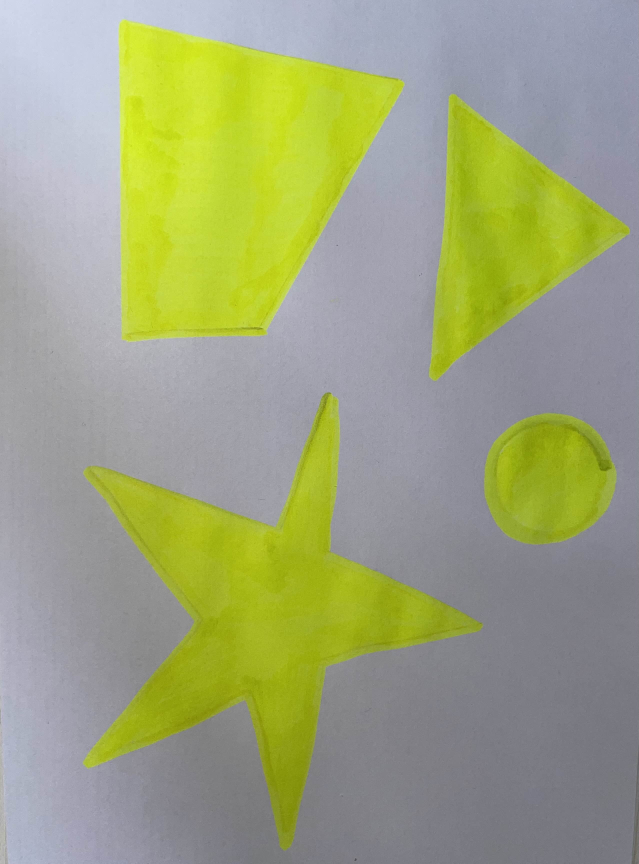
#> input picture images/figuru.jpg, 2555 x 3454 px (shown at 1/4 size)
$ python HW_less5.py
#> lines starting #> are read from the running program, lines starting #| are printed output that depends on the picture; after the words box and inside, x2 and y2 are one past the last pixel; in counts of white or black regions, pixels touching at a corner belong together
import cv2
import numpy as np

img = cv2.imread("images/figuru.jpg")
#> img is the input picture: shape (3454, 2555, 3); mean B, G, R 125.7, 164.4, 158
img = cv2.resize(img, (img.shape[1] // 6, img.shape[0]//6))
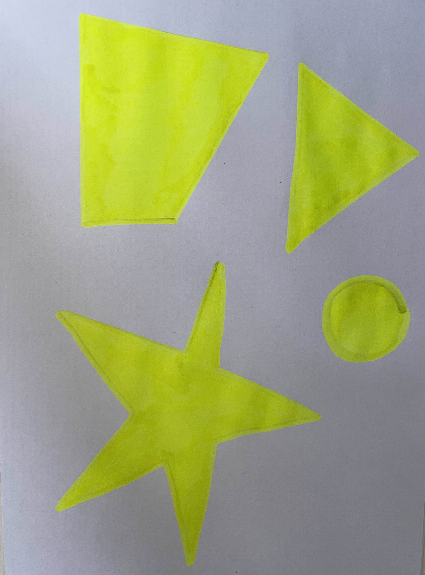
#> img: shape (575, 425, 3); mean B, G, R 125.6, 164.3, 157.9
img_copy = img.copy()

img = cv2.GaussianBlur(img, (5, 5), 2)
img = cv2.cvtColor(img, cv2.COLOR_BGR2HSV)
#> img: shape (575, 425, 3); mean H, S, V 89.7, 73.2, 171.4

lower = np.array([0, 35, 0])
upper = np.array([66, 255, 255])

mask = cv2.inRange(img, lower, upper)
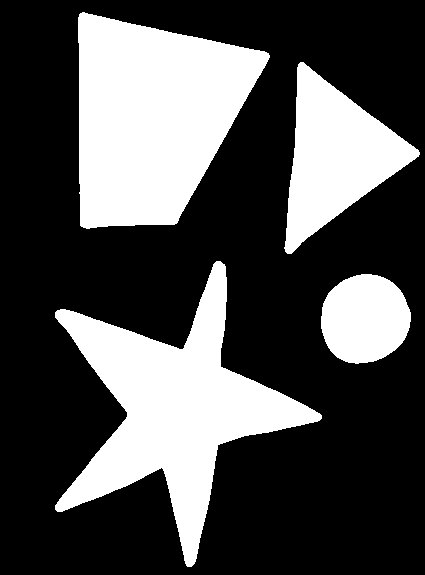
#> mask: shape (575, 425); 30.9% white; 4 white regions
img = cv2.bitwise_and(img, img, mask=mask)
#> img: shape (575, 425, 3); mean H, S, V 10.5, 61.1, 58.9

contours, _ = cv2.findContours(mask, cv2.RETR_EXTERNAL, cv2.CHAIN_APPROX_SIMPLE)
#> contours = 4 contours; box (x1, y1, x2, y2) and area: (78, 12, 270, 229) 28600, (55, 261, 322, 567) 27199, (284, 62, 420, 254) 12376, (321, 274, 411, 364) 6196

for cnt in contours:
    area = cv2.contourArea(cnt)
    if area > 200:
        x, y, w, h = cv2.boundingRect(cnt)

        perimeter = cv2.arcLength(cnt, True)
        M = cv2.moments(cnt)

        if M["m00"] != 0:
            cx = int(M["m10"] / M["m00"])
            cy = int(M["m01"] / M["m00"])

        aspect_ratio = round(w / h, 2)
        compactness = round((4 * np.pi * area) / (perimeter ** 2), 2)
        approx = cv2.approxPolyDP(cnt, 0.02 * perimeter, True)
        if len(approx) == 4:
            shape = "square"
        elif len(approx) == 3:
            shape = "triangle"
        elif len(approx) > 8:
            shape = "oval"
        else:
            shape = "inshe"

        cv2.putText(img_copy, f'S:{area}, P:{perimeter}', (x, y + 10), cv2.FONT_HERSHEY_SIMPLEX, 0.4, (0, 0, 255), 1)
        cv2.rectangle(img_copy, (x, y), (x + w, y + h), (0, 255, 0), 2)
        cv2.circle(img_copy, (cx, cy), 5, (255, 0, 0), -1)
        cv2.putText(img_copy, f'AR:{aspect_ratio}, C:{compactness}', (x + 200, y + 100), cv2.FONT_HERSHEY_SIMPLEX, 0.4,
                    (0, 0, 255), 1)
        cv2.putText(img_copy, f'shape:{shape}', (x, y + 30), cv2.FONT_HERSHEY_SIMPLEX, 0.4, (0, 0, 255), 1)
#> this loop made 4 passes
#> (area, x, y, w, h, perimeter, cx, cy) on passes 3 to 4: (12375.5, 284, 62, 136, 192, 531.9, 334, 155), (28600, 78, 12, 192, 217, 728.1, 151, 116)
#> (area, x, y, w, h, perimeter, cx, cy) on passes 1 to 2: (6196.5, 321, 274, 90, 90, 295.7, 364, 318), (27199, 55, 261, 267, 306, 1228.2, 173, 409)
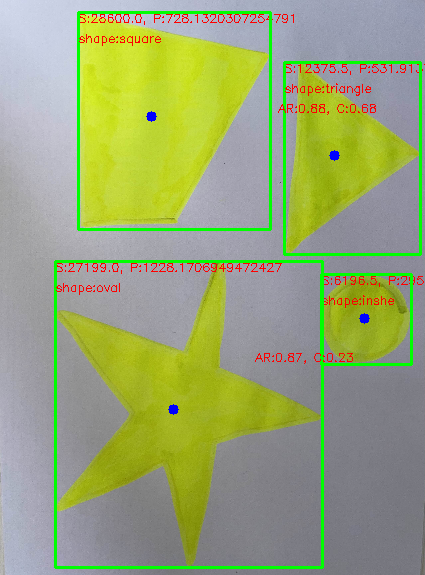
#> img_copy: shape (575, 425, 3); 4.81% of pixels changed, all inside (x1, y1, x2, y2) = (54, 11, 425, 569)

cv2.imshow("face", img)
cv2.imshow("mask", img_copy)
cv2.waitKey(0)
cv2.destroyAllWindows()
